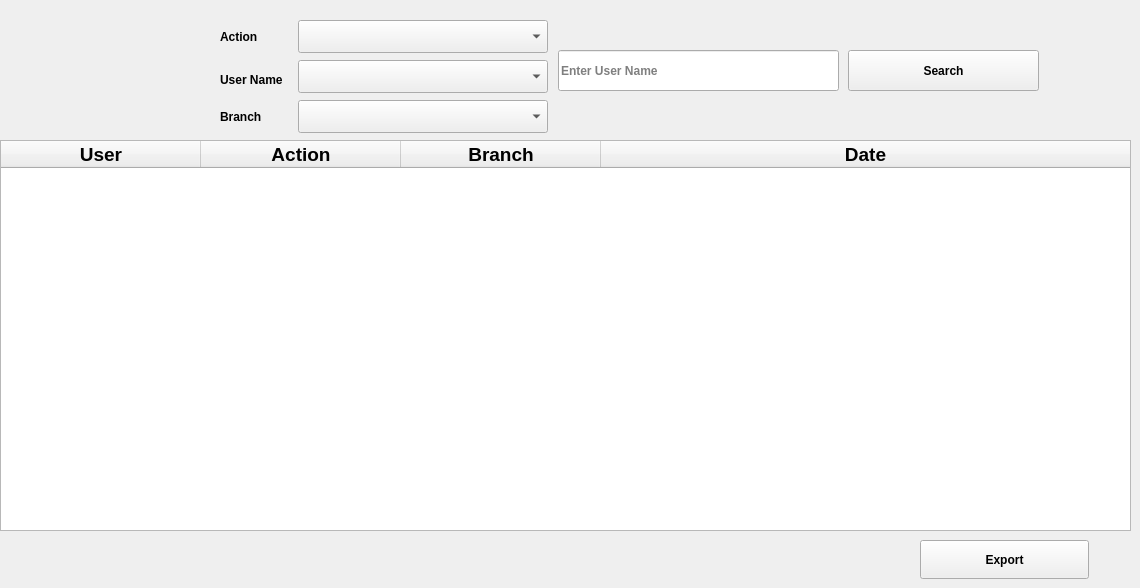
    <widget class="QWidget" name="tab_5">
     <attribute name="title">
      <string>Page</string>
     </attribute>
     <widget class="QTableWidget" name="tableWidget_4">
      <property name="geometry">
       <rect>
        <x>0</x>
        <y>140</y>
        <width>1131</width>
        <height>391</height>
       </rect>
      </property>
      <property name="font">
       <font>
        <family>Arial</family>
        <pointsize>14</pointsize>
        <weight>75</weight>
        <bold>true</bold>
       </font>
      </property>
      <attribute name="horizontalHeaderDefaultSectionSize">
       <number>200</number>
      </attribute>
      <attribute name="horizontalHeaderShowSortIndicator" stdset="0">
       <bool>false</bool>
      </attribute>
      <attribute name="horizontalHeaderStretchLastSection">
       <bool>true</bool>
      </attribute>
      <attribute name="verticalHeaderCascadingSectionResizes">
       <bool>false</bool>
      </attribute>
      <attribute name="verticalHeaderShowSortIndicator" stdset="0">
       <bool>false</bool>
      </attribute>
      <attribute name="verticalHeaderStretchLastSection">
       <bool>false</bool>
      </attribute>
      <column>
       <property name="text">
        <string>User</string>
       </property>
      </column>
      <column>
       <property name="text">
        <string>Action</string>
       </property>
      </column>
      <column>
       <property name="text">
        <string>Branch</string>
       </property>
      </column>
      <column>
       <property name="text">
        <string>Date</string>
       </property>
      </column>
     </widget>
     <widget class="QPushButton" name="pushButton_24">
      <property name="geometry">
       <rect>
        <x>848</x>
        <y>50</y>
        <width>191</width>
        <height>41</height>
       </rect>
      </property>
      <property name="font">
       <font>
        <weight>75</weight>
        <bold>true</bold>
       </font>
      </property>
      <property name="text">
       <string>Search</string>
      </property>
     </widget>
     <widget class="QLineEdit" name="lineEdit_30">
      <property name="geometry">
       <rect>
        <x>558</x>
        <y>50</y>
        <width>281</width>
        <height>41</height>
       </rect>
      </property>
      <property name="font">
       <font>
        <weight>75</weight>
        <bold>true</bold>
       </font>
      </property>
      <property name="placeholderText">
       <string>Enter User Name</string>
      </property>
     </widget>
     <widget class="QComboBox" name="comboBox_14">
      <property name="geometry">
       <rect>
        <x>298</x>
        <y>20</y>
        <width>250</width>
        <height>33</height>
       </rect>
      </property>
      <property name="font">
       <font>
        <weight>75</weight>
        <bold>true</bold>
       </font>
      </property>
     </widget>
     <widget class="QLabel" name="label_25">
      <property name="geometry">
       <rect>
        <x>220</x>
        <y>30</y>
        <width>47</width>
        <height>13</height>
       </rect>
      </property>
      <property name="font">
       <font>
        <weight>75</weight>
        <bold>true</bold>
       </font>
      </property>
      <property name="text">
       <string>Action</string>
      </property>
     </widget>
     <widget class="QComboBox" name="comboBox_15">
      <property name="geometry">
       <rect>
        <x>298</x>
        <y>100</y>
        <width>250</width>
        <height>33</height>
       </rect>
      </property>
      <property name="font">
       <font>
        <weight>75</weight>
        <bold>true</bold>
       </font>
      </property>
     </widget>
     <widget class="QLabel" name="label_26">
      <property name="geometry">
       <rect>
        <x>220</x>
        <y>72</y>
        <width>71</width>
        <height>16</height>
       </rect>
      </property>
      <property name="font">
       <font>
        <weight>75</weight>
        <bold>true</bold>
       </font>
      </property>
      <property name="text">
       <string>User Name</string>
      </property>
     </widget>
     <widget class="QComboBox" name="comboBox_16">
      <property name="geometry">
       <rect>
        <x>298</x>
        <y>60</y>
        <width>250</width>
        <height>33</height>
       </rect>
      </property>
      <property name="font">
       <font>
        <weight>75</weight>
        <bold>true</bold>
       </font>
      </property>
     </widget>
     <widget class="QLabel" name="label_27">
      <property name="geometry">
       <rect>
        <x>220</x>
        <y>110</y>
        <width>47</width>
        <height>13</height>
       </rect>
      </property>
      <property name="font">
       <font>
        <weight>75</weight>
        <bold>true</bold>
       </font>
      </property>
      <property name="text">
       <string>Branch</string>
      </property>
     </widget>
     <widget class="QPushButton" name="pushButton_40">
      <property name="geometry">
       <rect>
        <x>920</x>
        <y>540</y>
        <width>169</width>
        <height>39</height>
       </rect>
      </property>
      <property name="font">
       <font>
        <weight>75</weight>
        <bold>true</bold>
       </font>
      </property>
      <property name="text">
       <string>Export</string>
      </property>
     </widget>
    </widget>
